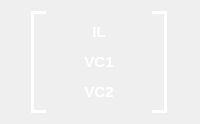
                 <widget class="QFrame" name="StateVariabel_2">
                  <property name="sizePolicy">
                   <sizepolicy hsizetype="Fixed" vsizetype="Fixed">
                    <horstretch>0</horstretch>
                    <verstretch>0</verstretch>
                   </sizepolicy>
                  </property>
                  <property name="frameShape">
                   <enum>QFrame::NoFrame</enum>
                  </property>
                  <property name="frameShadow">
                   <enum>QFrame::Raised</enum>
                  </property>
                  <layout class="QHBoxLayout" name="horizontalLayout_37">
                   <item>
                    <widget class="QFrame" name="frame_73">
                     <property name="minimumSize">
                      <size>
                       <width>15</width>
                       <height>0</height>
                      </size>
                     </property>
                     <property name="maximumSize">
                      <size>
                       <width>15</width>
                       <height>16777215</height>
                      </size>
                     </property>
                     <property name="styleSheet">
                      <string notr="true">border-top: 3px solid white;
border-left: 3px solid white;
border-bottom: 3px solid white;
</string>
                     </property>
                     <property name="frameShape">
                      <enum>QFrame::NoFrame</enum>
                     </property>
                     <property name="frameShadow">
                      <enum>QFrame::Raised</enum>
                     </property>
                    </widget>
                   </item>
                   <item>
                    <widget class="QFrame" name="frame_74">
                     <property name="sizePolicy">
                      <sizepolicy hsizetype="Fixed" vsizetype="Fixed">
                       <horstretch>0</horstretch>
                       <verstretch>0</verstretch>
                      </sizepolicy>
                     </property>
                     <property name="styleSheet">
                      <string notr="true">border: 2px;
border-color:  rgb(255, 255, 255);</string>
                     </property>
                     <property name="frameShape">
                      <enum>QFrame::NoFrame</enum>
                     </property>
                     <property name="frameShadow">
                      <enum>QFrame::Raised</enum>
                     </property>
                     <layout class="QVBoxLayout" name="verticalLayout_19">
                      <item>
                       <widget class="QLabel" name="OutputState1">
                        <property name="sizePolicy">
                         <sizepolicy hsizetype="Fixed" vsizetype="Preferred">
                          <horstretch>0</horstretch>
                          <verstretch>0</verstretch>
                         </sizepolicy>
                        </property>
                        <property name="maximumSize">
                         <size>
                          <width>70</width>
                          <height>16777215</height>
                         </size>
                        </property>
                        <property name="styleSheet">
                         <string notr="true">border-radius : 2px;
color: rgb(255, 255, 255);
font-size: 15px;
padding:3px;
font-family: &quot;SF Pro Display&quot;; 
		font-weight: bold; 
    	font-style: normal;</string>
                        </property>
                        <property name="text">
                         <string>IL</string>
                        </property>
                        <property name="alignment">
                         <set>Qt::AlignCenter</set>
                        </property>
                       </widget>
                      </item>
                      <item>
                       <widget class="QLabel" name="OutputState2">
                        <property name="maximumSize">
                         <size>
                          <width>70</width>
                          <height>16777215</height>
                         </size>
                        </property>
                        <property name="styleSheet">
                         <string notr="true">border-radius : 2px;
color: rgb(255, 255, 255);
font-size: 15px;
padding:3px;
font-family: &quot;SF Pro Display&quot;; 
		font-weight: bold; 
    	font-style: normal;</string>
                        </property>
                        <property name="text">
                         <string>VC1</string>
                        </property>
                        <property name="alignment">
                         <set>Qt::AlignCenter</set>
                        </property>
                       </widget>
                      </item>
                      <item>
                       <widget class="QLabel" name="OutputState3">
                        <property name="styleSheet">
                         <string notr="true">border-radius : 2px;
color: rgb(255, 255, 255);
font-size: 15px;
padding:3px;
font-family: &quot;SF Pro Display&quot;; 
		font-weight: bold; 
    	font-style: normal;</string>
                        </property>
                        <property name="text">
                         <string>VC2</string>
                        </property>
                        <property name="alignment">
                         <set>Qt::AlignCenter</set>
                        </property>
                       </widget>
                      </item>
                     </layout>
                    </widget>
                   </item>
                   <item>
                    <widget class="QFrame" name="frame_75">
                     <property name="minimumSize">
                      <size>
                       <width>15</width>
                       <height>0</height>
                      </size>
                     </property>
                     <property name="maximumSize">
                      <size>
                       <width>15</width>
                       <height>16777215</height>
                      </size>
                     </property>
                     <property name="styleSheet">
                      <string notr="true">border-top: 3px solid white;
border-right: 3px solid white;
border-bottom: 3px solid white;
</string>
                     </property>
                     <property name="frameShape">
                      <enum>QFrame::NoFrame</enum>
                     </property>
                     <property name="frameShadow">
                      <enum>QFrame::Raised</enum>
                     </property>
                    </widget>
                   </item>
                  </layout>
                 </widget>
